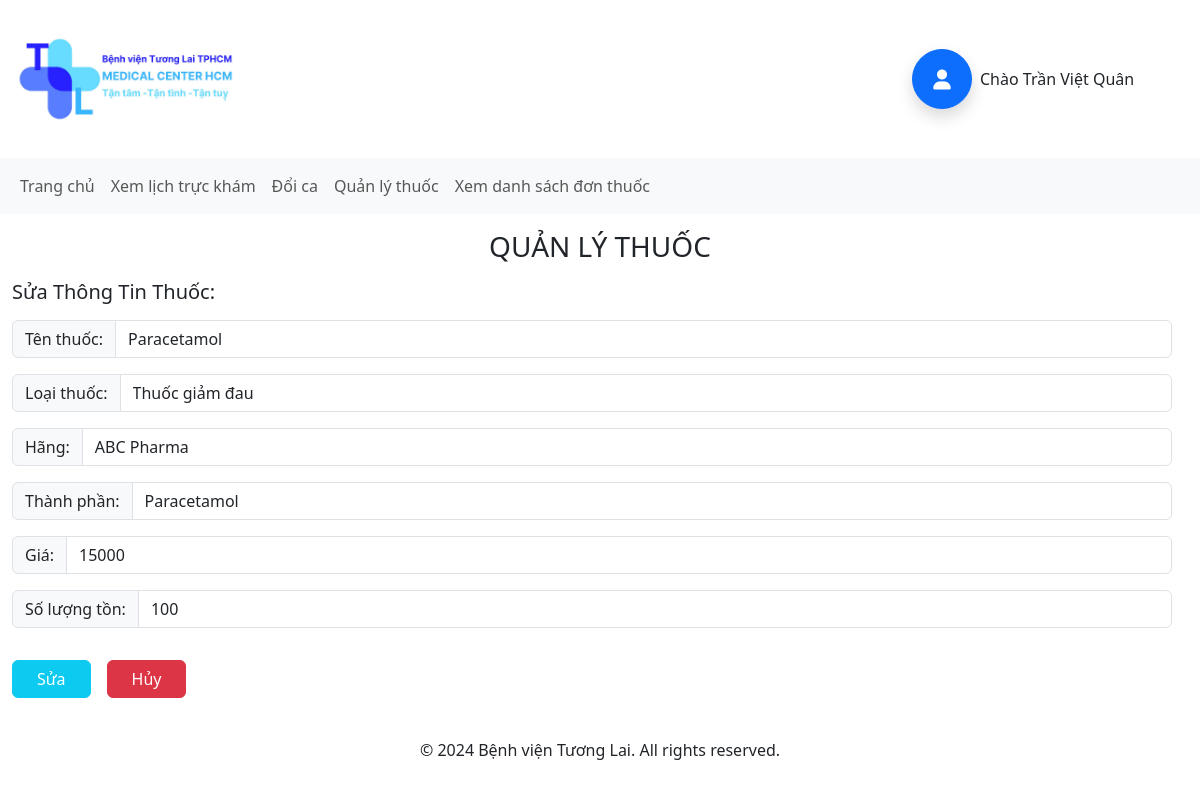
/index-staff.php?page-sub=UpdateThuoc&update=1 (signed in), run on the app's committed database.
### tables this page shows
CREATE TABLE `nhanvien` (
  `MaNV` int(11) NOT NULL,
  `Hoten` varchar(50) NOT NULL,
  `SDT` varchar(15) NOT NULL,
  `Email` varchar(50) NOT NULL,
  `Diachi` varchar(100) DEFAULT NULL,
  `Chucvu` varchar(50) NOT NULL,
  `iduser` int(11) DEFAULT NULL
);

CREATE TABLE `thuoc` (
  `maThuoc` int(11) NOT NULL,
  `tenThuoc` varchar(100) NOT NULL,
  `LoaiThuoc` varchar(100) NOT NULL,
  `Hang` varchar(100) NOT NULL,
  `ThanhPhan` varchar(100) NOT NULL,
  `Gia` float NOT NULL,
  `SoLuongTonKho` int(11) NOT NULL DEFAULT 0,
  `PhanTramBHYT` decimal(5,2) NOT NULL
);

### model/mUser.php (called while the page is built, shortened)
<?php
    class mUser {
        public function selUser($sql) {
            $p = new clsConnect();
            $con = $p -> openConnect();
            return $con->query($sql);
        }
    }
?>

### controller/cUser.php (called while the page is built)
<?php
    include("model/mUser.php");
    class cUser{
        public function addUser($sql) {
            $p = new mUser();
            return $p -> insUser($sql);
        }public function getUser($sql) {
            $p = new mUser();
            $tblSP = $p->selUser($sql);
            if (!$tblSP) {
                return -1;
            } else {
                if ($tblSP->num_rows > 0) {
                    return $tblSP;
                } else {
                    return 0;
                }
            }
        }
    }
?>

### model/mThuoc.php (called while the page is built, shortened)
<?php
    class mThuoc {
        public function selectThuocByID($id) {
            $p = new clsConnect();
            $conn = $p -> openConnect();
            if($conn) {
                $str = "select * from thuoc where maThuoc=$id";
                $tblSP = $conn -> query($str);
                return $tblSP;
            } else {
                return false;
            }
        }
    }
?>

### view/duocsi/UpdateThuoc/index.php (the view, shortened to what this page needs)
<?php
include_once("model/mThuoc.php");
$p = new mThuoc();
if (isset($_REQUEST['update'])) {
    $tblThuoc = $p->selectThuocByID($_REQUEST['update']);
}
while ($r = $tblThuoc->fetch_assoc()) {
?>
    <div class="medicine">
        <h3 class="text-center mt-3 mb-3">QUẢN LÝ THUỐC</h3>
        <form action="" class="update-medicine-frm" method="POST">
            <h4 class="update-title h5">Sửa Thông Tin Thuốc:</h4>
            <div class="tbl-update">
                <div class=" w-100">
                    <div class="w-100">
                        <div class="input-group d-flex mt-3 pe-3">
                            <label class="input-group-text" for="nameThuocID">Tên thuốc:</label>
                            <input type="text" name="nameThuoc" id="nameThuocID" class="form-control" value="<?php echo $r['tenThuoc']; ?>" required />
                        </div>
                        <div class="input-group d-flex mt-3 pe-3">
                            <label class="input-group-text" for="typeThuocID">Loại thuốc:</label>
                            <input type="text" name="typeThuoc" id="typeThuocID" class="form-control" value="<?php echo $r['LoaiThuoc']; ?>" required />
                        </div>
                        <div class="input-group d-flex mt-3 pe-3">
                            <label class="input-group-text" for="companyID">Hãng:</label>
                            <input type="text" name="company" id="companyID" class="form-control" value="<?php echo $r['Hang']; ?>" required />
                        </div>
                    </div>
                    <div class="w-100">
                        <div class="input-group d-flex mt-3 pe-3">
                            <label class="input-group-text" for="thanhPhanID">Thành phần:</label>
                            <input type="text" name="thanhPhan" id="thanhPhanID" class="form-control" value="<?php echo $r['ThanhPhan']; ?>" required />
                        </div>
                        <div class="input-group d-flex mt-3 pe-3">
                            <label class="input-group-text" for="priceID">Giá:</label>
                            <input type="text" name="price" id="priceID" class="form-control" value="<?php echo $r['Gia']; ?>" required />
                        </div>
                        <div class="input-group d-flex mt-3 pe-3">
                            <label class="input-group-text" for="quantityID">Số lượng tồn:</label>
                            <input type="text" name="quantity" id="quantityID" class="form-control" value="<?php echo $r['SoLuongTonKho']; ?>" required />
                        </div>
                    </div>
                </div>
                <div class="w-100 d-flex mt-3">
                    <input type="submit" name="AddThuoc" class="btn btn btn-info text-white mt-3 mb-3 ps-4 pe-4 me-3" value="Sửa">
                    <input type="reset" name="closeThuoc" class="btn btn btn-danger mt-3 mb-3 ps-4 pe-4" value="Hủy">
                </div>
            </div>
        </form>
    </div>
<?php }
?>

### layout/header-staff.php (shortened to what this page needs)
<!DOCTYPE html>
<html lang="en">
<head>
    <link href="https://cdn.jsdelivr.net/npm/bootstrap@5.3.3/dist/css/bootstrap.min.css" rel="stylesheet">
    <link href="https://cdnjs.cloudflare.com/ajax/libs/font-awesome/6.0.0-beta3/css/all.min.css" rel="stylesheet">
</head>
<body>
    <div class="container-fluid">
        <div class="header row ">
            <div class="logo col-md-9 col-12 my-3">
                <a  href="index-staff.php">
                    <img style="width: 14rem;"  src="upload/image/homepage/logo.jpg" alt="Logo" class="logo me-2">
                </a>
            </div>
                <div class="nav-login col-md-3 col-12  align-self-center my-3 " style="z-index:1100;">
                    <?php
                        if (isset($_SESSION["dn"])) {
                            include("controller/cUser.php");
                            $obj = new cUser();
                            $nameuser = $_SESSION["nameuser"];
                            $sql = "SELECT *
                                    FROM nhanvien n
                                    JOIN user u ON n.iduser = u.iduser
                                    JOIN role r ON u.idrole = r.idrole
                                    WHERE u.nameuser = '$nameuser';";
                            $tblSP = $obj->getUser($sql);
                    if ($tblSP == -1) {
                        echo "<p>Lỗi khi truy vấn cơ sở dữ liệu.</p>";
                    } elseif ($tblSP == 0) {
                        echo "<p>Không có dữ liệu.</p>";
                    } else {
                        while ($r = $tblSP->fetch_assoc()) {
                            echo '<div class="dropdown d-flex align-items-center">
                        <a class="btn btn-primary rounded-circle d-flex align-items-center justify-content-center shadow"
                        href="index.php?page=dangnhap"
                        style="width: 60px; height: 60px;" data-bs-toggle="dropdown" aria-expanded="false">
                            <i class="fa-solid fa-user fa-lg"></i>
                        </a>
                        <div class="ms-2">
                            <span>' . 'Chào ' . $r["Hoten"] . '</span>
                        </div>
                        <ul class="dropdown-menu">
                            <li><a class="dropdown-item" href="index-staff.php?page-sub=trangchu">Hồ sơ</a></li>
                            <li><a class="dropdown-item" href="view/logout.php" onclick="return confirm(\'Bạn có chắc chắn muốn đăng xuất?\');">Đăng xuất</a></li>
                        </ul>
                    </div>';
                        }
                    }
                } else {
                    echo '<a class="px-3 py-3 border rounded-pill" href="index-staff.php?page=dangnhap" class="nav-item nav-link" data-bs-toggle="modal" data-bs-target="#loginModal">';
                    echo '<i class="fa-solid fa-user fa-2xl"> </i>';
                    echo '</a>';
                }
                ?>
                </div>
        </div>
        <div class="nav row sticky-top">
            <nav class="navbar col-12 navbar-expand-lg bg-body-tertiary">
                <div class="container-fluid">
                    <div class="collapse navbar-collapse" id="navbarNav">
                        <ul class="navbar-nav">

### data on the page
nhanvien: Hoten "Trần Việt Quân"
thuoc: nameThuoc "Paracetamol", typeThuoc "Thuốc giảm đau", company "ABC Pharma", thanhPhan "Paracetamol", price "15000", quantity "100"
